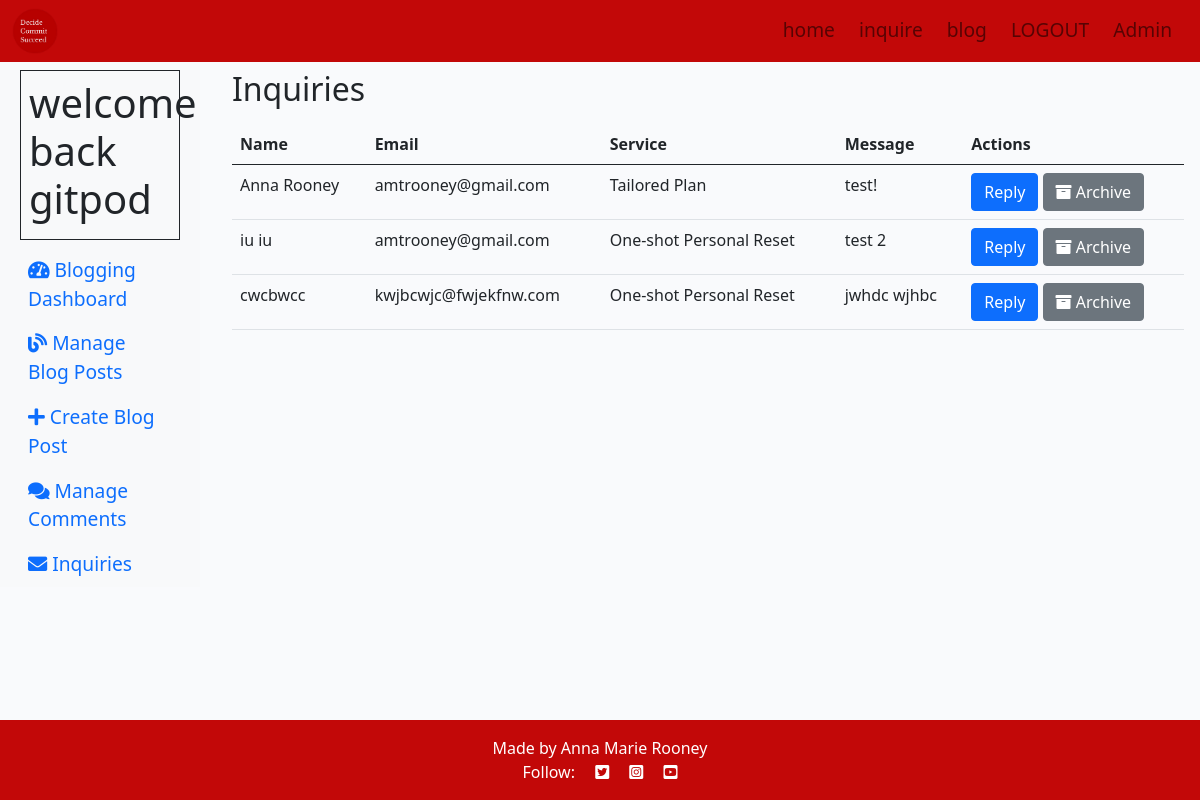
Page /inquiries/ (signed in) on the earlier database version.
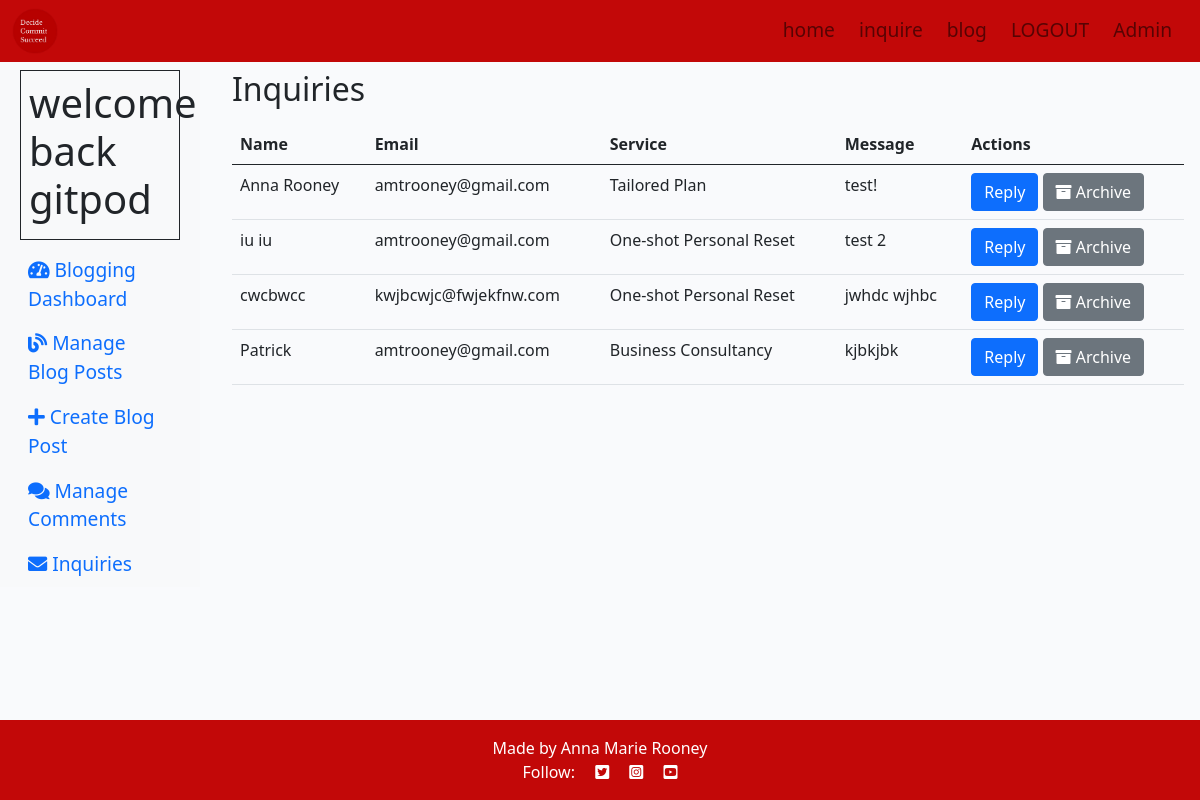
Same page on the later database version.
### home/models.py (models this page shows, shortened)
class CollaborateRequest(models.Model):
    name = models.CharField(max_length=200)
    service = models.ForeignKey(Service, on_delete=models.CASCADE, default=1)
    email = models.EmailField()
    message = models.TextField()
    read = models.BooleanField(default=False)

class Service(models.Model):
    name = models.CharField(max_length=200, unique=True)

### home/views.py (the view)
# urls.py: path('inquiries/', views.inquiry_list, name='inquiry_list'),
@login_required
def inquiry_list(request):
    inquiries = CollaborateRequest.objects.filter(read=False)
    archived_inquiries = CollaborateRequest.objects.filter(read=True)
    return render(request, 'home/inquiryadminlist.html',
    {'inquiries': inquiries,
     "archived_inquiries" : archived_inquiries})

### home/templates/home/inquiryadminlist.html (shortened to what this page needs)
{% extends "blog/blogadmin_base.html" %}
{% block blog_content %}
<div class="row">
    <h2 class="m-2">Inquiries</h2>
</div>
<table class="table p-2 m-2">
    <thead>
        <tr>
            <th>Name</th>
            <th>Email</th>
            <th>Service</th>
            <th>Message</th>
            <th>Actions</th>
        </tr>
    </thead>
    <tbody>
        {% for inquiry in inquiries %}
        <tr>
            <td>{{ inquiry.name }}</td>
            <td>{{ inquiry.email }}</td>
            <td>{{ inquiry.service.name }}</td>
            <td>{{ inquiry.message }}</td>
            <td>
                <a href="mailto:{{ inquiry.email }}?subject=Re: {{ inquiry.service.name }}" class="btn btn-primary">
                    Reply
                </a>
                <a href="{% url 'archive_inquiry' inquiry.id %}" class="btn btn-secondary">
                    <i class="fa fa-archive"></i> Archive
                </a>
            </td>
        </tr>
        {% endfor %}
    </tbody>
</table>
{% endblock %}

Differences in the rows shown:
added CollaborateRequest: name "Patrick", email "amtrooney@gmail.com", service.name "Business Consultancy", message "kjbkjbk"
